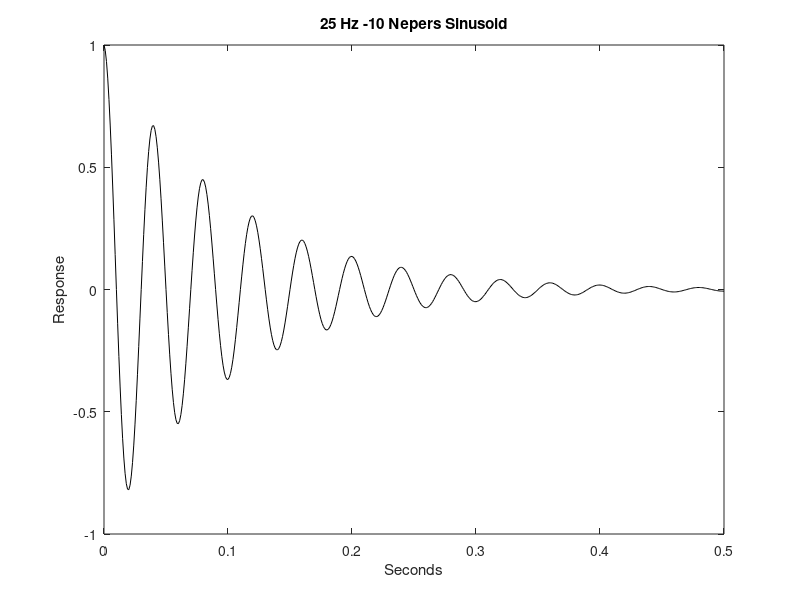

The MATLAB source for this figure:
% lets plot 100 points of a damped sine wave

npts=500;
n = 0:npts;      % 1 x npts+1 vector going from 0 to npts

pi=acos(-1);    % old school - pi built in in Matlab now
j=sqrt(-1);     % old school - j built into Matlab now

sig=-10.        % damping in Nepers
f=25;           % 10 Hz
omega=2*pi*f;   % 20 pi radians per second
fs=1000;        % our sample rate

T=n./fs;        % actual time for each sample
                % note: ./ is a element-by element divide of vector n

y = exp( (sig + j*omega).*T );  % y is complex 1 x npts+1 vector now
figure(1);
plot(T,real(y),'k');
ylabel('Response');
xlabel('Seconds');
title('25 Hz -10 Nepers Sinusoid');
